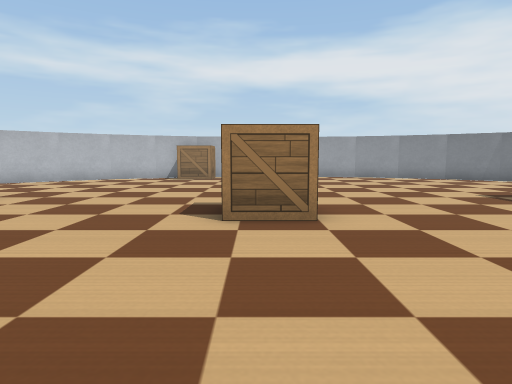
view 1 (above)

16 first-person views from a walk through a world built for the Webots simulator. The camera is 0.2 m above the floor, tilts 6° down and sees 75° across. The floor is counted in squares, 0.2 m on a side. Each view is taken from the middle of a square. On the plan, view 1 faces up. The plan holds only what a view shows up to about 13 squares ahead; the rest is blank. The robots in the file are not drawn. Webots' stock objects and surfaces are drawn as simple stand-ins.

view 2
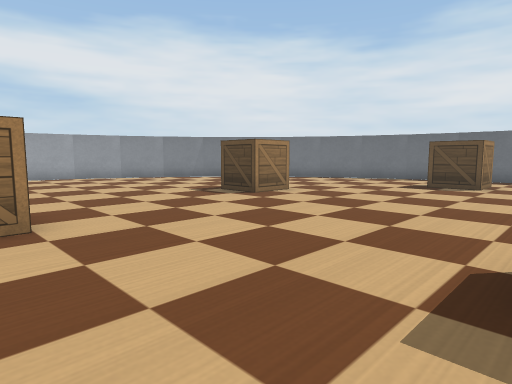

view 3
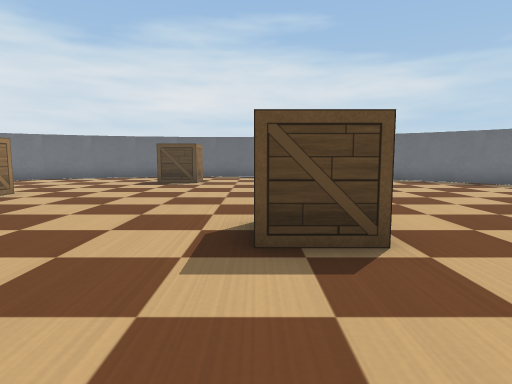

view 4
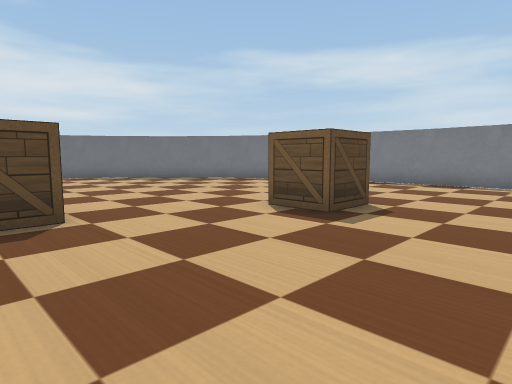

view 5
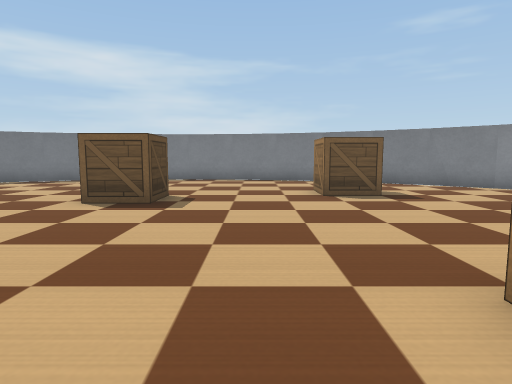

view 6
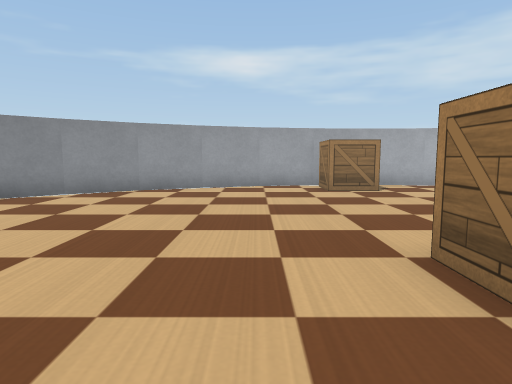

view 7
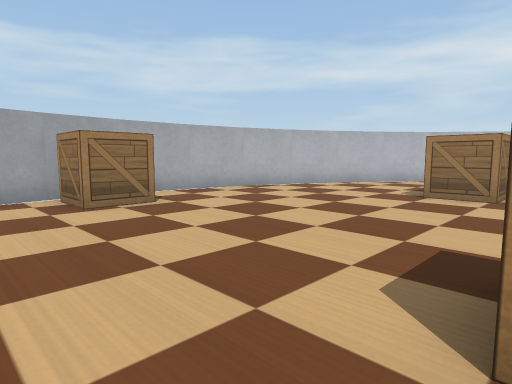

view 8
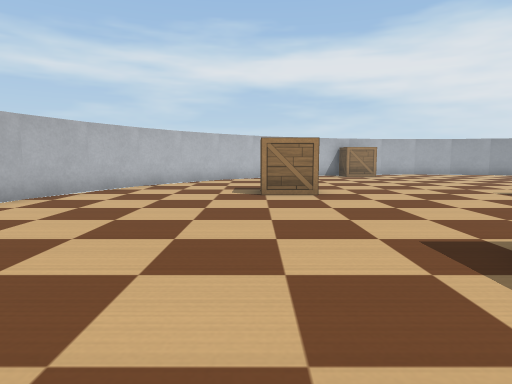

view 9
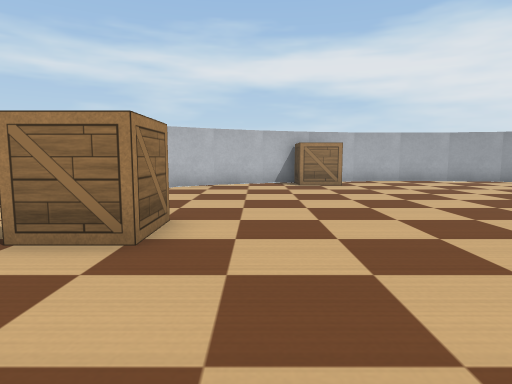

view 10
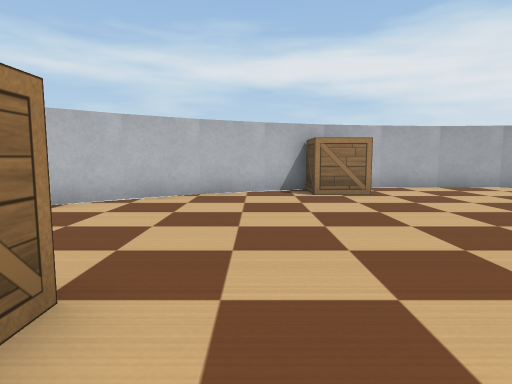

view 11
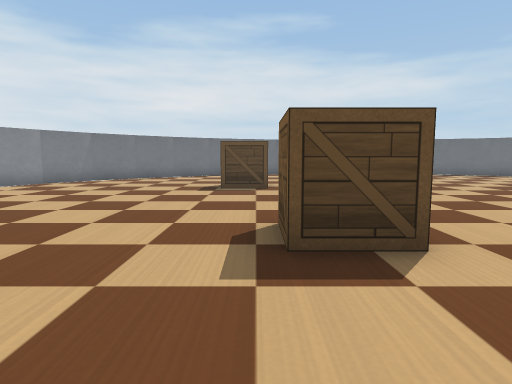

view 12
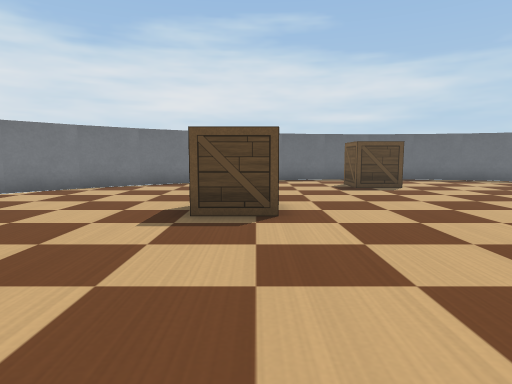

view 13
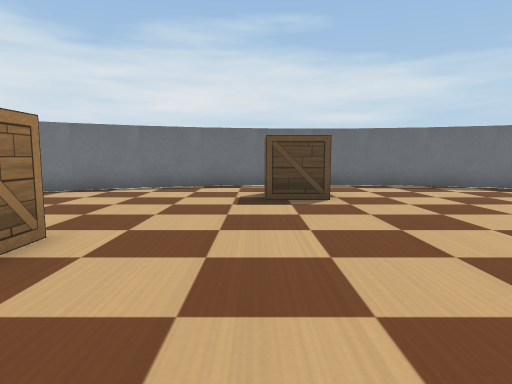

view 14
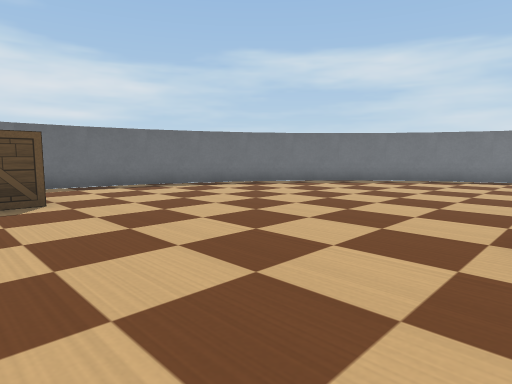

view 15
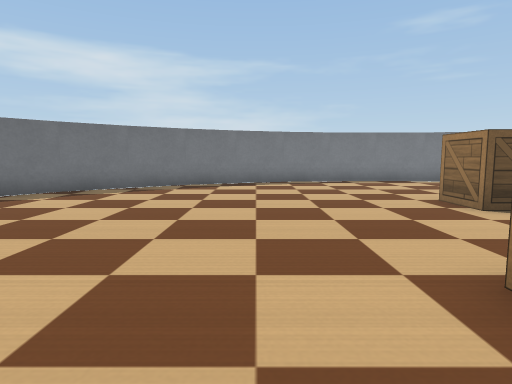

view 16
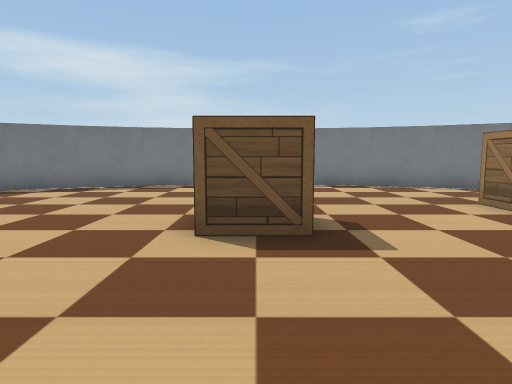

### Floor plan
Points are (right, up) in squares from view 1. A wall is a line through its corners. A room is listed if a view was taken in it or the views show most of it. See-through windows are left out.
Room 1 (views 1, 2, 3, 4, 5, 6, 7, 8, 9, 10, 11, 12, 13, 14, 15, 16)
walls: (14.6, -4.2) (14.9, -3.7); (3.1, -12.8) (5, -12.5); (-13.9, 0.6) (-13.9, 0); (-12.8, 7.8) (-13.5, 5.8); (-4.8, -11.8) (-2.8, -12.5); (14.8, -3.8) (15.5, -1.8); (-13.5, -1.8) (-12.8, -3.8); (4.8, -12.5) (6.8, -11.8); (15.5, 5.8) (14.8, 7.8); (11.5, -8.7) (12.6, -7.4); (0.9, -13) (2.8, -12.9); (1.1, 17) (-1.1, 16.9); (16, 2.1) (15.9, 4); (-13.9, 0.2) (-13.5, -1.9); (8.5, -11) (10.1, -9.9) (11.7, -8.5); (-2.9, 16.5) (-4.8, 15.8); (-0.9, 16.9) (-2.8, 16.5); (15.9, 3.9) (15.5, 5.9); (-12.9, -3.7) (-12, -5.5) (-10.9, -7.1) (-9.6, -8.6) (-8.1, -9.9) (-6.8, -10.8); (-4.7, 15.9) (-6.6, 15); (6.7, -11.9) (8.6, -10.9); (14.9, 7.7) (14, 9.5) (12.9, 11.1) (11.6, 12.6) (10.1, 13.9) (8.5, 15) (7.2, 15.6); (-6, -11.3) (-4.7, -11.9); (3, 16.9) (1, 17); (15.9, 0) (16, 1.3); (-13.5, 6) (-13.9, 3.9); (-10.9, 11.2) (-12, 9.5); (-3, -12.5) (-0.9, -12.9); (15.5, -2) (15.9, 0.1); (-6.4, 15.1) (-8.2, 13.9); (-13.9, 4.1) (-14, 2.4); (-1.1, -12.9) (1, -13); (-12, 9.6) (-12.9, 7.6); (-8.1, 14) (-9.7, 12.6)
objects: wooden box (-13, 0) to (-12, 1); wooden box (-8, 7) to (-7, 8); wooden box (-5, -8) to (-4, -7); wooden box (-5, 0) to (-4, 1); wooden box (-3, 15) to (-2, 16); wooden box (0, -6) to (2, -5); wooden box (0, 5) to (1, 6); wooden box (3, -1) to (4, 0); wooden box (7, 7) to (8, 8); wooden box (12, 2) to (13, 4)

Where each view was taken, in squares from view 1:
view 1: 0 up, 0 right, facing up
view 2: 0 up, 0 right, facing up-right
view 3: 0 up, 1 left, facing right
view 4: 0 up, 3 left, facing down-right
view 5: 2 up, 2 left, facing down
view 6: 2 down, 2 left, facing left
view 7: 2 down, 5 left, facing up-left
view 8: 2 down, 8 left, facing up
view 9: 3 up, 5 left, facing up
view 10: 6 up, 5 left, facing up
view 11: 7 up, 4 left, facing right
view 12: 7 up, 1 right, facing right
view 13: 4 up, 4 right, facing right
view 14: 4 up, 4 right, facing down-right
view 15: 1 up, 6 right, facing down
view 16: 1 down, 1 right, facing down
